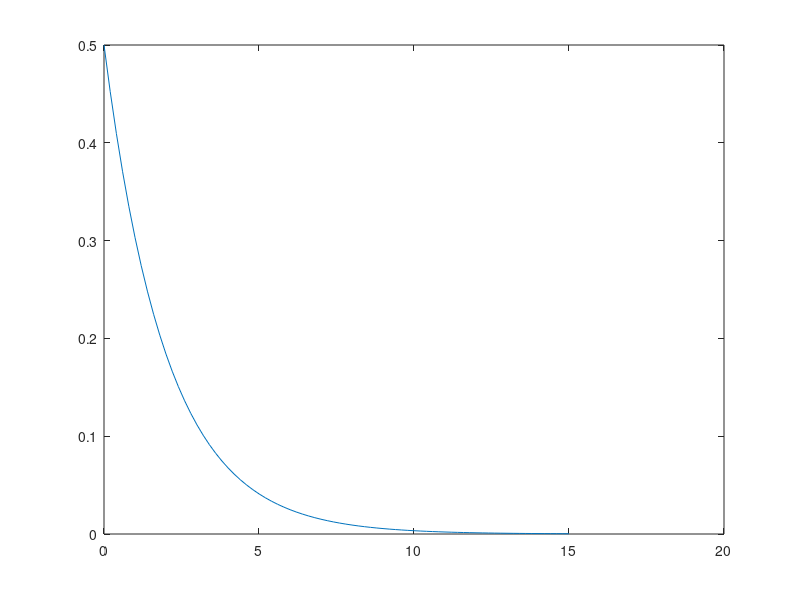

MATLAB code to generate this figure: (Note: this script raises an error after producing the figure.)
x = 0:0.2:15;
y = chi2pdf(x,2);
thresh = 5.99; % 95-percentile statistic
figure;
plot(x,y);
xline(thresh, 'm--');
legend({'$\chi^2$ pdf','$95$-percentile threshold'}, 'interpreter', 'latex');
grid on;
xlabel('detection statistic (under null hypothesis $H_0$)', 'interpreter', 'latex');
ylabel('probability density ($2$ DOF)', 'interpreter', 'latex');
title('$\chi^2$ detection statistic pdf and threshold', 'interpreter', 'latex');